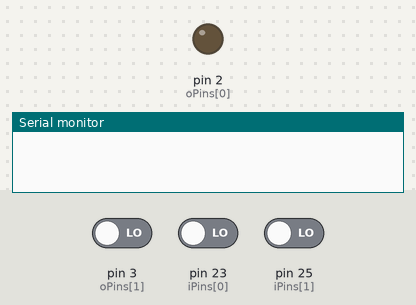
Recording of a sketch running on a simulated Arduino Mega 2560, built with avr-gcc and run on an emulated ATmega2560. Shown: output pins drawn as LEDs (lit = HIGH), the last lines printed to the serial monitor. Inputs (shaded band) come from the test bench; at power-on: pin 3 (oPins[1]) LOW, pin 23 (iPins[0]) LOW, pin 25 (iPins[1]) LOW.

Above: at 0.1 s.
At 2.1 s:
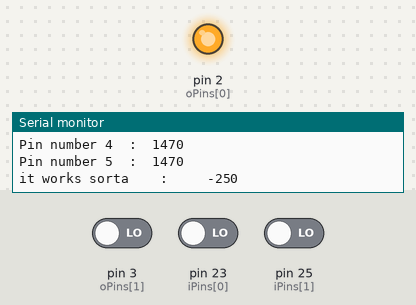
Timing chart, 0 to 3.6 s (numbered marks = the images above):
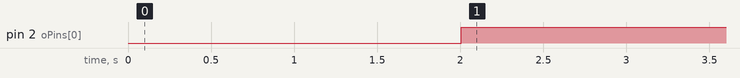

The sketch:

SkyTreader_RelayTest.ino
```cpp
// Throttle Yaw Pitch Roll
const int THROTTLE = 0;
const int YAW = 1;
const int PITCH = 2;
const int ROLL = 3;
const int VRA = 4;
const int VRB = 5;

//PWM values
const int mins = 980;
const int defs = 1470;
const int maxs = 1960;
const int period = 18220;
const int deadzone = 5;

//Relay Pin values
const int TLEFT = 0;
const int TRIGHT = 1;
const int RLEFT = 2;
const int RRIGHT = 3;
const int ELEFT = 4;
const int ERIGHT = 5;
const int ALEFT = 6;
const int ARIGHT = 7;
const int lowperiod = 1830;

//PINS              T     Y     P     R   VRA  VRB
int iPins [6] = {  23,   25,   27,   29,   31,  33 };
int vals [6] = { mins, defs, defs, defs, defs, defs};
int diff [6] = {   0,     0,    0,    0,    0,   0 };
//RELAY PINS
int oPins[8] = {    2,    3,    4,    5,    6,    7 };

//TEST VARS
int inpwm = 0;

void setup() {
  for (int i=0; i<2; i++) {
    pinMode(iPins[i], INPUT);

  }
  pinMode(oPins[0], OUTPUT);
  pinMode(oPins[1], INPUT);
  Serial.begin(115200);
}

void loop(){
  input();
  scale();
  //relayRaw();
  relayRawTest();
  unscale();
}

void input(){
  for (int i = 0; i < 2; i++) {// CHANGE TO 6
    vals[i] = pulseIn(iPins[i], HIGH);
    //Serial.print("Pulse in ");
    //Serial.println(vals[i]);
  }
}


void scale(){
  for (int i = 0; i < 6; i++) {
    Serial.print("Pin number ");
    Serial.print(i);
    Serial.print("  :  ");
    Serial.println(vals[i]);
  }
  for(int i = 0; i < 2; i++){
    long v = (long(vals[i]) - mins) * 251 / (maxs - mins) + 1;
    vals[i] = v;
  }

}

void unscale(){
  long v = long(inpwm) * (maxs - mins) / lowperiod + mins;
  Serial.println(v);
}

void relayRaw(){
  for(int i = 0; i < 6; i++){
    analogWrite(oPins[i], vals[i]);
  }
}
void relayRawTest(){
  analogWrite(oPins[0], vals[0]);
  Serial.print("it works sorta    :     ");
  Serial.println(vals[0]);

  inpwm = pulseIn(oPins[1], HIGH);
  Serial.print("recieved    :     ");
  Serial.println(inpwm);

}
```

Measured:
- by itself, pin 2 (oPins[0]): LOW → HIGH at 2.0 s
